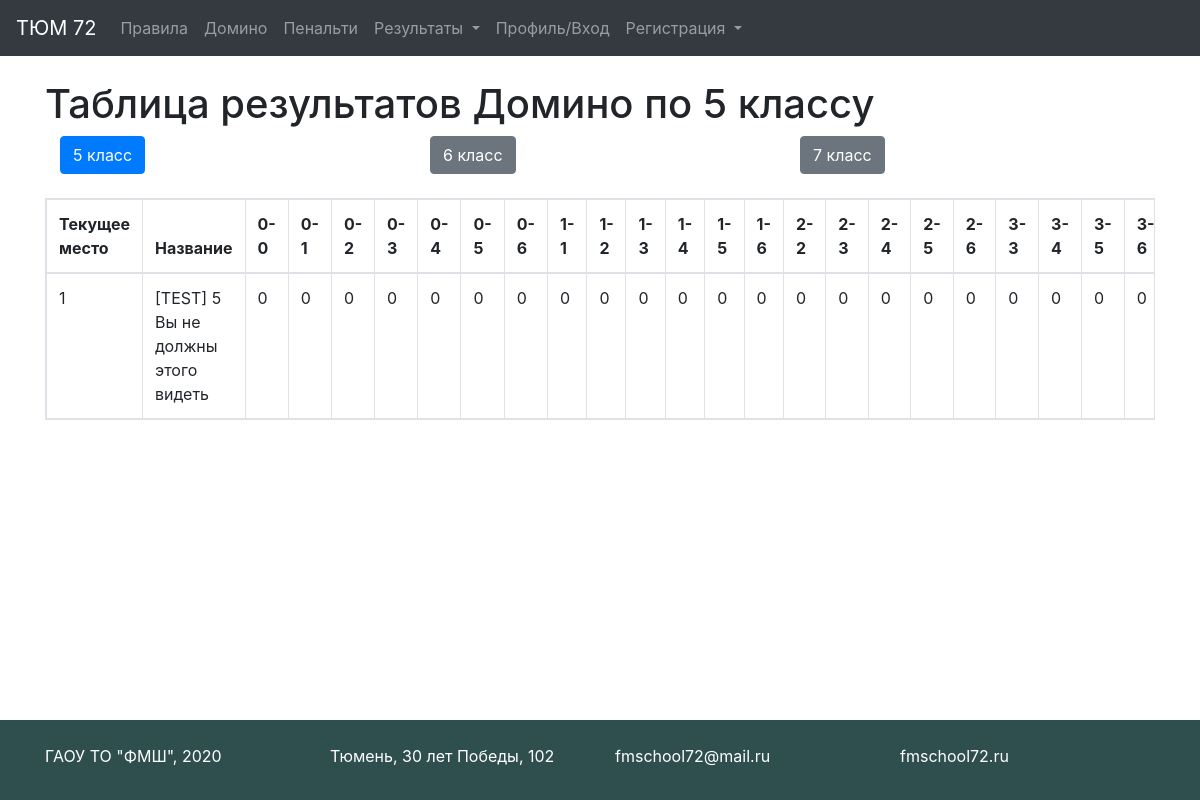
The app's page /results/domino/5, older data.
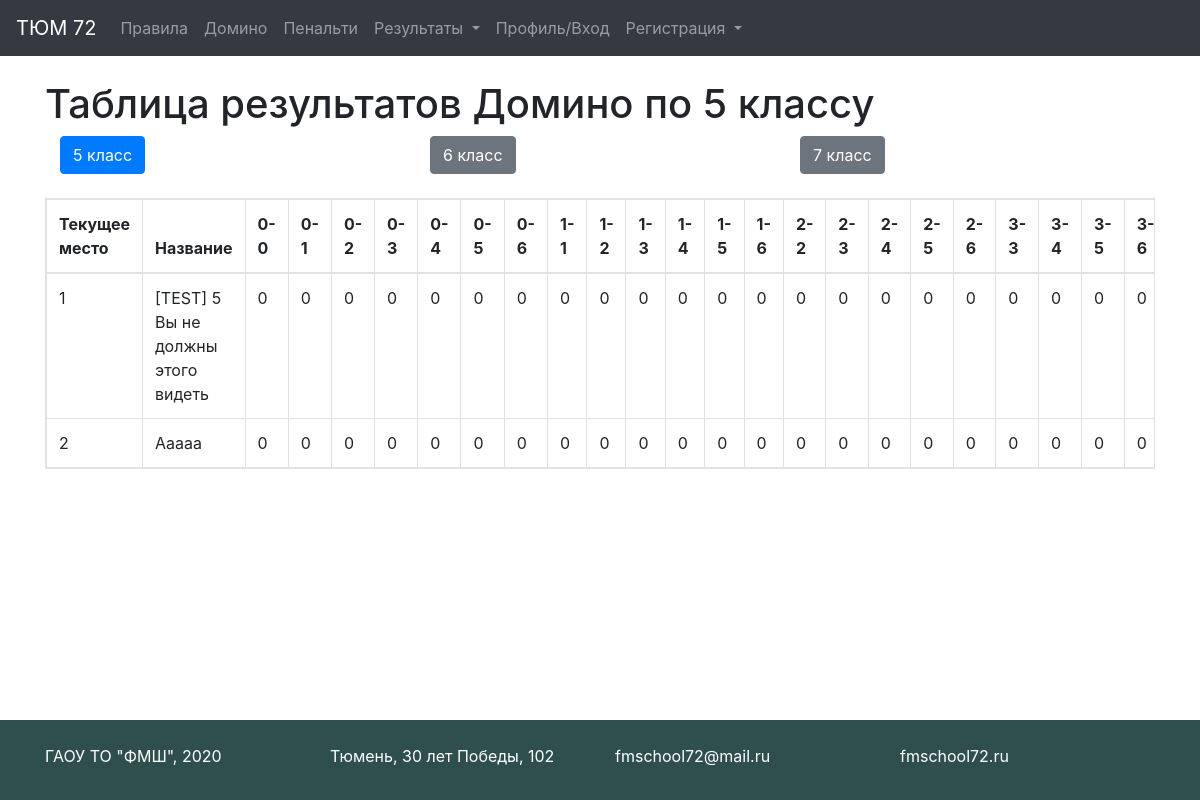
The same page, newer data.
### tables this page shows
CREATE TABLE domino_tasks5 (id INTEGER PRIMARY KEY AUTOINCREMENT UNIQUE NOT NULL, title STRING NOT NULL UNIQUE, picked_tasks STRING DEFAULT " ", t1 NOT NULL DEFAULT '0ok', t2 NOT NULL DEFAULT '0ok', t3 NOT NULL DEFAULT '0ok', t4 NOT NULL DEFAULT '0ok', t5 NOT NULL DEFAULT '0ok', t6 NOT NULL DEFAULT '0ok', t7 NOT NULL DEFAULT '0ok', t8 NOT NULL DEFAULT '0ok', t9 NOT NULL DEFAULT '0ok', t10 NOT NULL DEFAULT '0ok', t11 NOT NULL DEFAULT '0ok', t12 NOT NULL DEFAULT '0ok', t13 NOT NULL DEFAULT '0ok', t14 NOT NULL DEFAULT '0ok', t15 NOT NULL DEFAULT '0ok', t16 NOT NULL DEFAULT '0ok', t17 NOT NULL DEFAULT '0ok', t18 NOT NULL DEFAULT '0ok', t19 NOT NULL DEFAULT '0ok', t20 NOT NULL DEFAULT '0ok', t21 NOT NULL DEFAULT '0ok', t22 NOT NULL DEFAULT '0ok', t23 NOT NULL DEFAULT '0ok', t24 NOT NULL DEFAULT '0ok', t25 NOT NULL DEFAULT '0ok', t26 NOT NULL DEFAULT '0ok', t27 NOT NULL DEFAULT '0ok', t28 NOT NULL DEFAULT '0ok', sum INTEGER DEFAULT (0));

### app.py (the view)
@app.route('/results/<game>/<grade>')
def results(game, grade):
    debug_var_test = 0  # 0 - показываем тестовых юзеров, 1 - не показываем
    debug_var_zero = 0  # 0 - показываем юзеров с 0 баллами, 1 - не показываем
    grade = str(grade)
    team = ''
    if is_auth() and str(current_user.grade) == str(grade):
        team = current_user.team_name
    titles = {'domino': 'Домино', 'penalty': 'Пенальти'}
    if game == 'domino':
        info = domino_info
        number = 28
        keys = domino_keys
    else:
        info = penalty_info
        number = 16
        keys = penalty_keys
    table = game + '_tasks' + str(grade)
    con = sqlite3.connect(os.path.join("db", "tasks.db"))
    cur = con.cursor()
    results = cur.execute(f"SELECT * from {table} ORDER BY sum DESC").fetchall()
    con.close()
    if debug_var_test == 1:
        results = [row for row in results if
                   "[TEST]" not in row[1]]  # Не показываем тестовую команду
    if debug_var_zero == 1:
        results = [row for row in results if row[-1] == 0]  # Не показываем тех, кто ничего не набрал
    team_num = len(results)
    return render_template("results.html", team=team, results=results, title=titles[game],
                           grade=grade,
                           info=info, number=number, team_num=team_num, keys=keys)

### app.py (called while the page is built)
def is_auth():
    return current_user.is_authenticated

### templates/results.html (shortened to what this page needs)
{% extends "base.html" %}
{% block content %}
    <h1>Таблица результатов {{ title }} по {{ grade }} классу</h1>
    <div class="container">
        <div class="row">
            {% for grd in ['5', '6', '7'] %}
                {% set a_grd = "./" + grd %}
                {% if grd == grade %}
                    <div class="col-sm">
                        <a href={{a_grd}} type="button" class="btn btn-primary">{{grd}} класс</a></div>
                {% else %}
                    <div class="col-sm">
                        <a href={{a_grd}} type="button" class="btn btn-secondary">{{grd}} класс</a></div>
                {% endif %}
            {% endfor %}
        </div>
    </div>
    <br>
    <table class="table table-bordered table-responsive" id="results">
        <thead>
        <tr>
            <th> Текущее место</th>
            <th> Название</th>
            {% for task in keys %}
                <th width="10%"> {{ info[grade][task]['name'] }} </th>
            {% endfor %}
        </tr>
        </thead>
        {% for place in range(team_num) %}
            <tr>
                {% if results[place][1] == team %}
                    <td class="table-primary"> {{ place + 1 }} </td>
                    <td class="table-primary"> {{ results[place][1] }} </td>
                {% else %}
                    <td> {{ place + 1 }} </td>
                    <td> {{ results[place][1] }} </td>
                {% endif %}
                {% if title == 'Домино' %}
                    {% set step = 3 %}
                {% else %}
                    {% set step = 2 %}
                {% endif %}
                {% for i in range(step, number + step) %}
                    {% set state = results[place][i][-2:] %}
                    {% set points = results[place][i][:-2] %}
                    {% if state == 'af' %}
                        <td class="table-success" width="30px"> {{ points }} </td>
                    {% elif state in ['ff', 'as', 'bf'] %}
                        <td class="table-warning" width="30px"> {{ points }} </td>
                    {% elif state == 'fs' %}
                        <td class="table-danger" width="30px"> {{ points }} </td>
                    {% else %}
                        <td width="30px"> {{ points }} </td>
                    {% endif %}
                {% endfor %}
            </tr>
        {% endfor %}
    </table>
{% endblock %}

### templates/base.html (shortened to what this page needs)
<!doctype html>
<html lang="ru">
<head>
    <link rel="stylesheet"
          href="https://stackpath.bootstrapcdn.com/bootstrap/4.4.1/css/bootstrap.min.css"
>
    <link rel="stylesheet" type="text/css" href="/static/css/style.css"/>
</head>
<body>
<div id="page-container">
    <div id="content-wrap">
        <header>
            <nav class="navbar navbar-expand-lg navbar-dark bg-dark">
                <a class="navbar-brand" href="/">ТЮМ 72</a>
                <div class="collapse navbar-collapse" id="navbarNav">
                    <ul class="navbar-nav">
                        <li class="nav-item">
                            <a class="nav-link" href="/rules">Правила</a>
                        </li>
                        <li class="nav-item">
                            <a class="nav-link" href="/domino">Домино</a>
                        </li>
                        <li class="nav-item">
                            <a class="nav-link" href="/penalty">Пенальти</a>
                        </li>
                        <li class="nav-item dropdown">
                            <a class="nav-link dropdown-toggle" href="#" id="navbarDropdown"
                               role="button" data-toggle="dropdown" aria-haspopup="true"
                               aria-expanded="false">
                                Результаты
                            </a>
                        </li>
                        <li class="nav-item">
                            <a class="nav-link" href="/profile">Профиль/Вход</a>
                        </li>
                        <li class="nav-item dropdown">
                            <a class="nav-link dropdown-toggle" href="#" id="navbarDropdown"
                               role="button" data-toggle="dropdown" aria-haspopup="true"
                               aria-expanded="false">
                                Регистрация
                            </a>
                        </li>
                    </ul>
                </div>
            </nav>
        </header>
        <main role="main" class="container">
            <br>
            {% block content %}{% endblock %}
        </main>
    </div>
    <footer id="footer">
        <br>
        <div class="container">
            <div class="row align-items-center">
                <div class="col">
                    ГАОУ ТО "ФМШ", 2020
                </div>
                <div class="col">
                    <a href="https://www.google.com/maps/place/ул.+30+лет+Победы,+102,+Тюмень,+Тюменская+обл.,+625051/@57.1161719,65.5862042,17z/data=!3m1!4b1!4m5!3m4!1s0x43bbe0de6f18b76f:0xbbb0b63150a73e69!8m2!3d57.116169!4d65.5883929?hl=ru">
                        Тюмень, 30 лет Победы, 102
                    </a>
                </div>
                <div class="col">
                    <a href="mailto:fmschool72@mail.ru?subject=ТЮМ 72" target="_blank">
                        fmschool72@mail.ru
                    </a>
                </div>
                <div class="col">
                    <a href="https://fmschool72.ru/" target="_blank">fmschool72.ru</a>
                </div>
            </div>
        </div>
    </footer>
</div>
</body>
</html>

### static/css/style.css (style rules this page uses)
#page-container { position: relative; min-height: 100vh; }
#content-wrap { padding-bottom: 5rem; }
#footer { background: darkslategrey; color: white; position: absolute; bottom: 0; width: 100%; height: 5rem; }
footer a { color:white; }

Row changes from the older to the newer data that the page shows:
added domino_tasks5: title "Ааааа"
Text that changed along with them:
new list line: "2 0 0 0 0 0 0 0 0 0 0 0 0 0 0 0 0 0 0 0 0 0 0"
